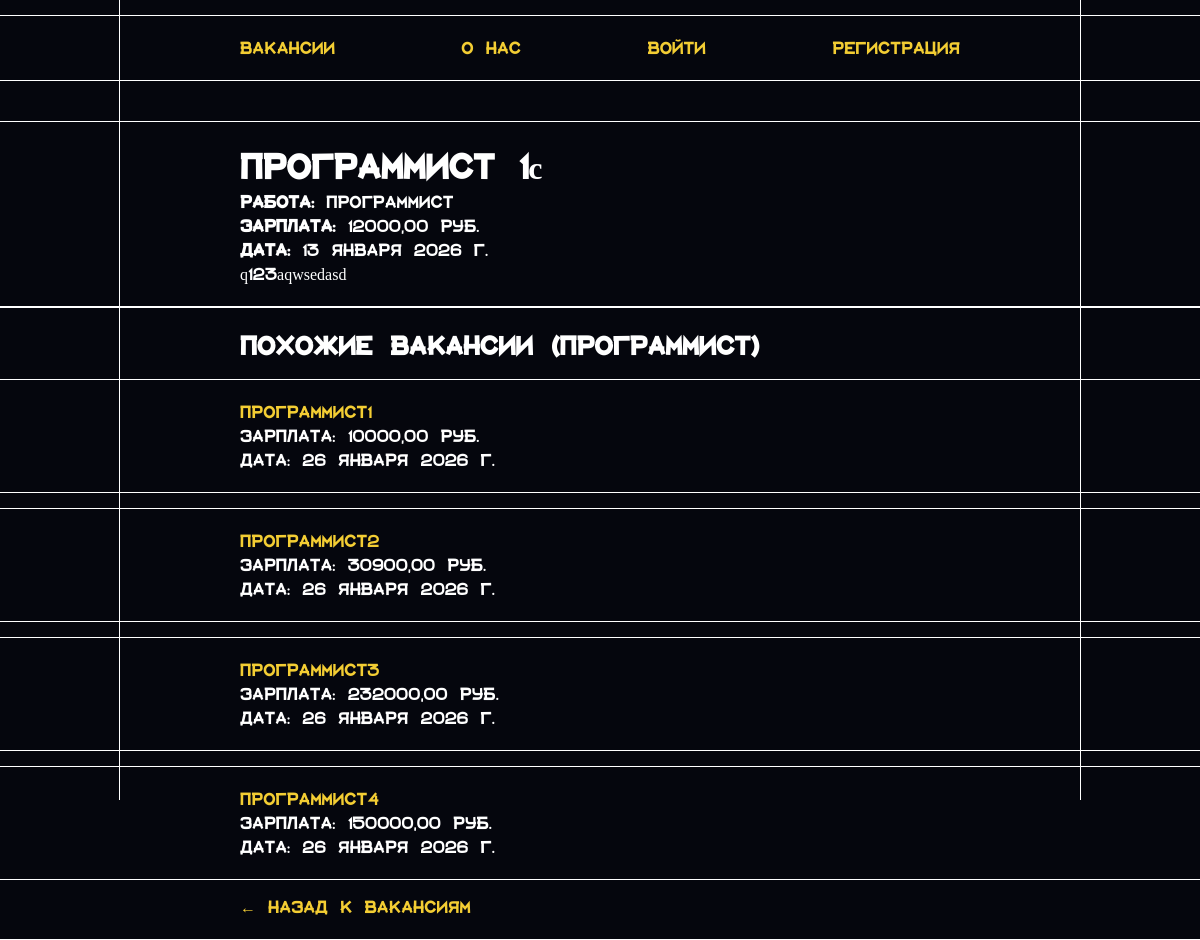
The page /main/qwesaedwaqe/ on the database its author committed.
### main/models.py (models this page shows, shortened)
class Vacancy(models.Model):
    job = models.ForeignKey(Job, related_name='job',
                            on_delete=models.CASCADE)
    name = models.CharField(max_length=100, db_index=True)
    slug = models.SlugField(max_length=100, unique=True, blank=True)
    description = models.TextField(blank=True)
    salary = models.DecimalField(max_digits=10, decimal_places=2, validators=[MinValueValidator(100.00)])
    available = models.BooleanField(default=True)
    created = models.DateField(auto_now_add=True)
    class Meta:
        ordering = ('name',)
        verbose_name = 'Вакансия'
        verbose_name_plural = 'Вакансии'

class Job(models.Model):
    name = models.CharField(max_length=100, db_index=True)
    slug = models.SlugField(max_length=100, unique=True)
    class Meta:
        ordering = ('name',)
        verbose_name = 'Работа'
        verbose_name_plural = 'Работы'

### main/views.py (the view)
# urls.py: path('<slug:slug>/', views.vacancy_detail, name='vacancy_detail'),
def vacancy_detail(request, slug):
    vacancy = get_object_or_404(Vacancy, slug=slug, available=True)
    recommendations = Vacancy.objects.filter(
        job=vacancy.job,
        available=True
    ).exclude(id=vacancy.id).order_by('-created')[:4]
    context = {
        'vacancy': vacancy,
        'recommendations': recommendations,
    }
    return render(request, 'main/vacancy_detail.html', context)

### main/templates/main/vacancy_detail.html (shortened to what this page needs)
{% load static %}
<!DOCTYPE html>
<html class="page">
<head>
    <link rel="stylesheet" href="{% static 'main/css/base.css' %}">
    <link rel="stylesheet" href="{% static 'main/css/detail.css' %}">
</head>
<body class="page__body detail__body" >
    <div class="line_help">
        <div class="linee"></div>
    </div>
    <main>
        <div class="section">
            <nav class="nav">
                <a href="{% url 'vacancy_list' %}">Вакансии</a>
                <a href="{% url 'about' %}">О нас</a>
                {% if user.is_authenticated %}
                <span>{{ user.username }} ({{ user.get_role_display }})</span>
                {% if user.role == 'employer' %}
                <a href="{% url 'vacancy_create' %}" class="btn">Создать</a>
                {% endif %}
                <a href="{% url 'logout' %}">Выйти</a>
                {% else %}
                <a href="{% url 'login' %}">Войти</a>
                <a href="{% url 'register' %}" class="btn">Регистрация</a>
                {% endif %}
            </nav>
        </div>
        <div class="container">
            <div class="section">
                <div class="vacancy-card">
                    <h1 class="vacancy-card__title">{{ vacancy.name }}</h1>
                    <p class="vacancy-card__detail"><strong>Работа:</strong> {{ vacancy.job.name }}</p>
                    <p class="vacancy-card__detail"><strong>Зарплата:</strong> {{ vacancy.salary }} руб.</p>
                    <p class="vacancy-card__detail"><strong>Дата:</strong> {{ vacancy.created }}</p>
                    <div class="vacancy-card__description">
                        {{ vacancy.description|linebreaks }}
                    </div>
                </div>
            </div>
            <div class="section">
                <div class="recommendations">
                    {% if recommendations %}
                    <h2 class="recommendations__title">
                        Похожие вакансии ({{ vacancy.job.name }})
                    </h2>
                    {% for rec in recommendations %}
                    <div class="section">
                        <div class="recommendation">
                            <a href="{% url 'vacancy_detail' rec.slug %}">
                            </a>
                            <p>Зарплата: {{ rec.salary }} руб.</p>
                            <p>Дата: {{ rec.created }}</p>
                        </div>
                    </div>
                    {% endfor %}
                    {% endif %}
                    <a href="{% url 'vacancy_list' %}" class="back-link">← Назад к вакансиям</a>
                </div>
            </div>
        </div>
    </main>
</body>
</html>

### main/static/main/css/base.css (style rules this page uses)
* { margin: 0; font-family: "font"; }
html { width: 100%; height: 100%; }
main { width: 100%; display: flex; flex-direction: column; gap: 40px; margin-top: 15px; justify-content: start; }
.section { border-top: 1px solid rgb(255, 255, 255); border-bottom: 1px solid rgb(255, 255, 255); width: 100%; display: flex; align-items: center; justify-content: center; padding: 20px 0 20px 0; }
.line_help { position:fixed; height: 0vh; width: 100vw; display: flex; justify-content: center; z-index: -1; top: 0; }
.linee { width: 80%; height: 0vh; border-right: 1px solid rgb(255, 255, 255); border-left: 1px solid rgb(255, 255, 255); animation: growLine 1s ease forwards; }
.page__body { margin: 0; background: #05060d; color: #ffffff; min-height: 100%; width: 100%; display: flex; justify-content: center; align-items: center; flex-direction: column; }
.detail__body { justify-content: start; }
a { color: transparent; -webkit-background-clip: text; background-image: linear-gradient(to bottom, #ffffff 50%, #f3cd33 50%); background-size: 100% 200%; background-position: bottom; text-decoration: none; transition: background-position 0.5s ease; }
nav { display: flex; justify-content: space-between; width: 60%; }

### main/static/main/css/detail.css (style rules this page uses)
main { width: 100%; display: flex; flex-direction: column; gap: 40px; margin-top: 15px; }
.vacancy-card { width: 60%; }
.recommendations { display: flex; flex-direction: column; width: 100%; align-items: center; gap: 15px; }
.recommendations__title { width: 60%; }
.back-link { width: 60%; }
.recommendation { width: 60%; }

### rows shown on the page
Vacancy: name "Программист 1c", job.name "Программист", salary "12000,00", created "13 января 2026 г.", description "q123aqwsedasd"
Vacancy: salary "10000,00", created "26 января 2026 г."
Vacancy: salary "30900,00", created "26 января 2026 г."
Vacancy: salary "232000,00", created "26 января 2026 г."
Vacancy: salary "150000,00", created "26 января 2026 г."
